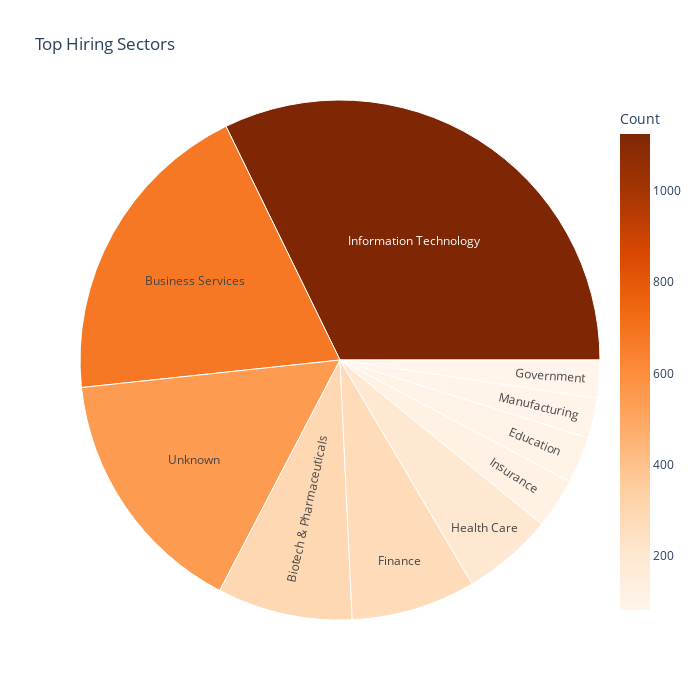

The code cell stored with this chart in its notebook:
### Markdown cell above
### 3.1 Industry Distribution

### Code cell
import plotly.express as px

# Prepare the data
top_sectors = df_final["Sector"].value_counts().head(10).reset_index()
top_sectors.columns = ["Sector", "Count"]

# Sunburst chart
fig = px.sunburst(
    top_sectors,
    path=["Sector"],
    values="Count",
    color="Count",
    color_continuous_scale="Oranges",
    title="Top Hiring Sectors"
)

fig.update_layout(
    width=700,
    height=700
)

fig.show()

### Figure 1 — Plotly figure (JSON) as saved in the notebook; plotly's stock layout.template omitted (floating-point values rounded to 4 significant figures)
{"data": [{"branchvalues": "total", "customdata": [[1124.0], [679.0], [546.0], [293.0], [270.0], [197.0], [109.0], [101.0], [87.0], [82.0]], "domain": {"x": [0, 1], "y": [0, 1]}, "hovertemplate": "labels=%{label}<br>Count_sum=%{value}<br>parent=%{parent}<br>id=%{id}<br>Count=%{color}<extra></extra>", "ids": ["Information Technology", "Business Services", "Unknown", "Biotech & Pharmaceuticals", "Finance", "Health Care", "Insurance", "Education", "Manufacturing", "Government"], "labels": ["Information Technology", "Business Services", "Unknown", "Biotech & Pharmaceuticals", "Finance", "Health Care", "Insurance", "Education", "Manufacturing", "Government"], "marker": {"coloraxis": "coloraxis", "colors": [1124.0, 679.0, 546.0, 293.0, 270.0, 197.0, 109.0, 101.0, 87.0, 82.0]}, "name": "", "parents": ["", "", "", "", "", "", "", "", "", ""], "type": "sunburst", "values": [1124.0, 679.0, 546.0, 293.0, 270.0, 197.0, 109.0, 101.0, 87.0, 82.0]}], "layout": {"coloraxis": {"colorbar": {"title": {"text": "Count"}}, "colorscale": [[0, "rgb(255,245,235)"], [0.125, "rgb(254,230,206)"], [0.25, "rgb(253,208,162)"], [0.375, "rgb(253,174,107)"], [0.5, "rgb(253,141,60)"], [0.625, "rgb(241,105,19)"], [0.75, "rgb(217,72,1)"], [0.875, "rgb(166,54,3)"], [1, "rgb(127,39,4)"]]}, "height": 700, "legend": {"tracegroupgap": 0}, "title": {"text": "Top Hiring Sectors"}, "width": 700}}
